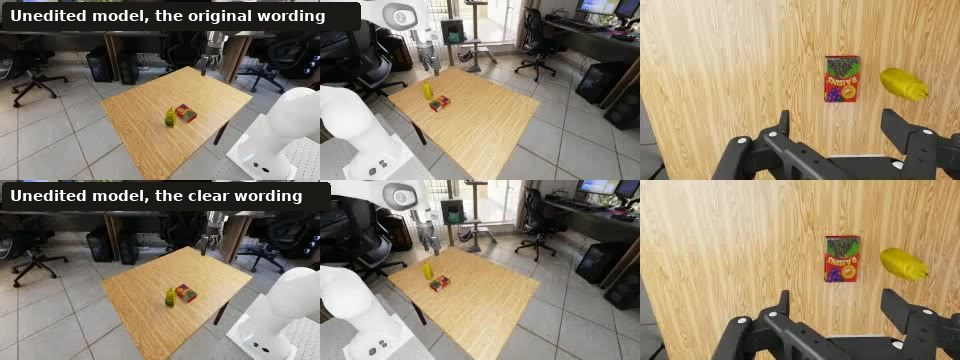
#> input picture site/cosmos/video/cosmos_t8_wording.jpg, 960 x 360 px, found by its file name; its folder holds 4 pictures in this run
$ python relabel_clips.py
#> lines starting #> are read from the running program, lines starting #| are printed output that depends on the picture
#!/usr/bin/env python3
"""Replace the labels burned into the two world-action model clips with plain ones.

The clips were rendered with working labels ("unedited, RF wording (reference first)", "edited t8und ..."). This
script covers each old label with a solid chip and writes a new label on it, on the video and on its poster image.
It always starts from the clips as they were at SOURCE_REV, so running it twice gives the same files.

    python3 site/scripts/post/relabel_clips.py

Needs ffmpeg, Pillow and matplotlib (for its copy of DejaVu Sans Bold, the font of the other clips' labels).
"""
import os
import subprocess
import tempfile
from pathlib import Path

import matplotlib
from PIL import Image, ImageDraw, ImageFont

REPO = Path(__file__).resolve().parents[3]
VIDEO = REPO / "site" / "cosmos" / "video"
SOURCE_REV = "8d020f4"   # the last commit whose clips still carry the working labels
FONT = ImageFont.truetype(os.path.join(os.path.dirname(matplotlib.__file__), "mpl-data", "fonts", "ttf",
                                       "DejaVuSans-Bold.ttf"), 15)
DARK, TEAL = (26, 25, 21, 255), (20, 125, 146, 255)
ROW_H = 180   # each clip is two 960 x 180 rows

# clip -> one entry per row: the new label, the chip colour, and the right edge of the old label's box in pixels
CLIPS = {
    "cosmos_t8_wording": [("Unedited model, the original wording", DARK, 356),
                          ("Unedited model, the clear wording", DARK, 326)],
    "cosmos_before_after": [("Unedited model, original wording, a held-out run", DARK, 419),
                            ("Edited model, the same wording and the same run", TEAL, 416)],
}


def original(name, suffix, to):
    data = subprocess.check_output(["git", "show", f"{SOURCE_REV}:site/cosmos/video/{name}{suffix}"], cwd=REPO)
    Path(to).write_bytes(data)


def main():
    with tempfile.TemporaryDirectory() as tmp:
        for name, rows in CLIPS.items():
            chips = Image.new("RGBA", (960, ROW_H * len(rows)), (0, 0, 0, 0))
#> chips: PIL image 960x360 RGBA; every value is 0
            draw = ImageDraw.Draw(chips)
            for r, (text, colour, old_right) in enumerate(rows):
                y = ROW_H * r
                right = max(old_right + 4, 10 + draw.textlength(text, font=FONT) + 10)   # hide all of the old box
                draw.rounded_rectangle((2, y + 2, right, y + 30), radius=4, fill=colour)
                draw.text((10, y + 16), text, font=FONT, fill=(255, 255, 255, 255), anchor="lm")
#> this loop made 2 passes
#> right on passes 1 to 2: 360, 330
            src, png, jpg = f"{tmp}/{name}.mp4", f"{tmp}/{name}.png", f"{tmp}/{name}.jpg"
            original(name, ".mp4", src)
#> (the call stopped at in original, `data = subprocess.check_output(["git", "show", f"{SOURCE_REV}:site/cos..`: subprocess is not available in this run)
            original(name, ".jpg", jpg)
#> (the call stopped at in original, `data = subprocess.check_output(["git", "show", f"{SOURCE_REV}:site/cos..`: subprocess is not available in this run)
            chips.save(png)
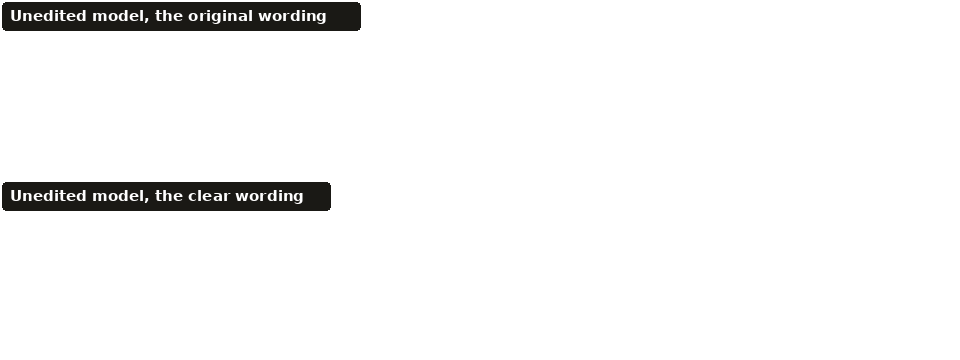
#> saved as cosmos_t8_wording.png: PIL image 960x360 RGBA; mean R, G, B, A 3.2, 3.1, 2.9, 14.7; transparent parts drawn white
            subprocess.run(["ffmpeg", "-v", "error", "-y", "-i", src, "-i", png, "-filter_complex",
                            "[0:v][1:v]overlay=0:0,format=yuv420p", "-c:v", "libx264", "-crf", "20", "-preset", "slow",
                            "-movflags", "+faststart", "-an", str(VIDEO / f"{name}.mp4")], check=True)
#> (this line was passed over: subprocess is not available in this run)
            Image.alpha_composite(Image.open(jpg).convert("RGBA"), chips).convert("RGB").save(
                VIDEO / f"{name}.jpg", quality=88)
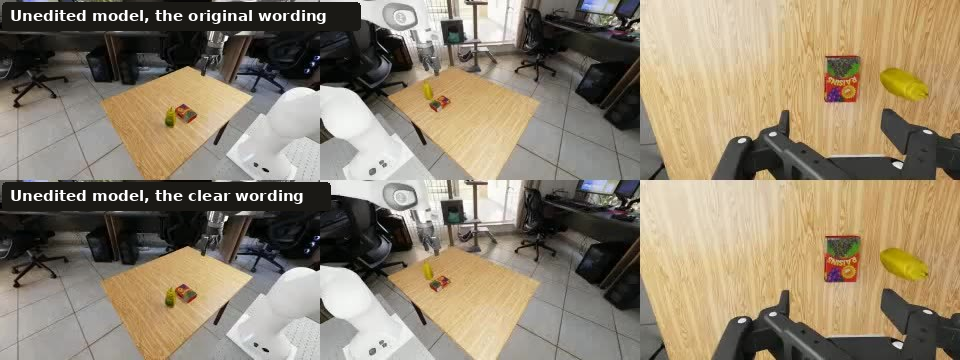
#> saved as cosmos_t8_wording.jpg: PIL image 960x360 RGB; mean R, G, B 143.1, 130.8, 110.2
            print(f"relabelled {name}")


if __name__ == "__main__":
#> (the run stopped early here; a loop or call above may not have finished)
